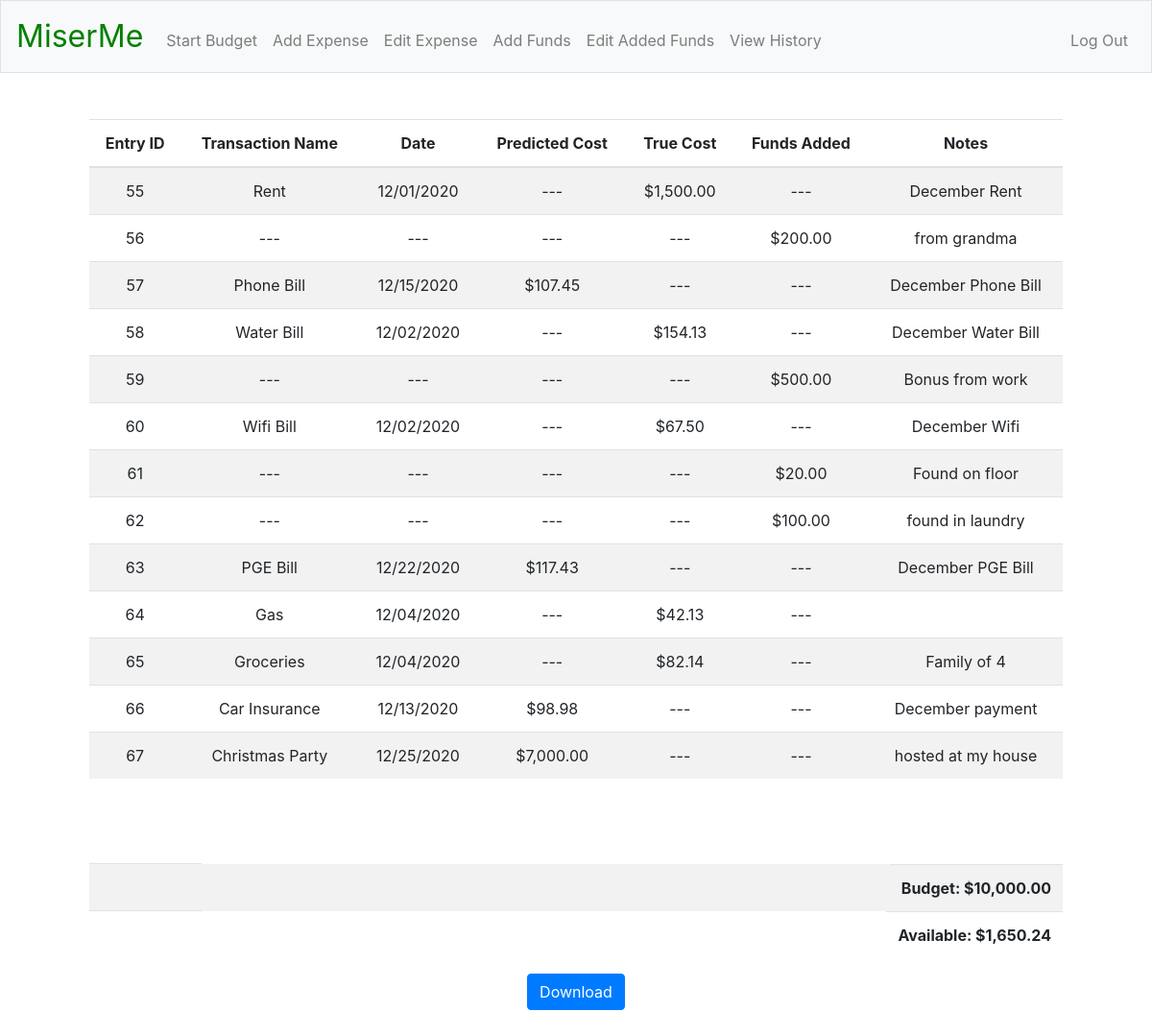
The app's page / (signed in) with its own data.
### tables this page shows
CREATE TABLE finances (
funds_id INTEGER PRIMARY KEY AUTOINCREMENT NOT NULL,
user_id INTEGER NOT NULL,
txn_name TEXT NOT NULL,
date TEXT NOT NULL,
predicted_cost REAL NOT NULL,
true_cost REAL NOT NULL,
funds_added REAL NOT NULL DEFAULT "---",
notes TEXT NOT NULL,
FOREIGN KEY(user_id) REFERENCES registrants(id));

### app.py (the view)
@app.route("/")
@login_required
def index():
    c.execute("SELECT funds_id, txn_name, date, predicted_cost, true_cost, funds_added, notes FROM finances WHERE user_id = :user_id", {"user_id": session["user_id"]})
    rows = c.fetchall()
    funds_snapshot = []
    for row in rows:
        funds_snapshot.append({
            "funds_id": row[0],
            "name": row[1],
            "date": row[2],
            "predict": usd(row[3]),
            "true": usd(row[4]),
            "added": usd(row[5]),
            "notes": row[6]
        })
    c.execute("SELECT funds, budget FROM registrants WHERE id = :user_id", {"user_id": session["user_id"]})
    rows = c.fetchall()
    current_funds = usd(rows[0][0])
    budget = usd(rows[0][1])
    return render_template("index.html", funds_snapshot=funds_snapshot, current_funds=current_funds, budget=budget)

### helpers.py (called while the page is built)
def login_required(f):
    @wraps(f)
    def decorated_functions(*args, **kwargs):
        if session.get("user_id") is None:
            return redirect("/login")
        return f(*args, **kwargs)
    return decorated_functions

def usd(value):
    if isinstance(value, float):
        return f"${value:,.2f}"
    else:
        return value

### templates/index.html (shortened to what this page needs)
{% extends "layout.html" %}
{% block main %}
<div class="col-12">
    <table class="table table-striped">
        <thead>
            <tr>
                <th>Entry ID</th>
                <th>Transaction Name</th>
                <th>Date</th>
                <th>Predicted Cost</th>
                <th>True Cost</th>
                <th>Funds Added</th>
                <th>Notes</th>
            </tr>
        </thead>
        <tbody>
            {% for i in funds_snapshot %}
            <tr>
                <td>{{ i["funds_id"] }}</td>
                <td>{{ i["name"] }}</td>
                <td>{{ i["date"] }}</td>
                <td>{{ i["predict"] }}</td>
                <td>{{ i["true"] }}</td>
                <td>{{ i["added"] }}</td>
                <td>{{ i["notes"] }}</td>
            </tr>
            {% endfor %}
        </tbody>
    </table>
</div>
<br>
<br>
<br>
<div class="col-12">
    <table class="table table-striped">
        <tbody>
            <tr>
                <td colspan="6"></td>
                <td style="font-weight: bold; float: right;">Budget: {{ budget }}</td>
            </tr>
            <tr>
                <td colspan="6"></td>
                <td style="font-weight: bold; float: right;">Available: {{ current_funds }}</td>
            </tr>
        </tbody>
    </table>
</div>
<div class="col-12">
    <a href="/download" class="btn btn-primary" type="button">Download</a>
</div>
{% endblock %}

### records on screen
finances: funds_id "55", name "Rent", date "12/01/2020", predict "---", true "$1,500.00", added "---", notes "December Rent"
finances: funds_id "56", name "---", date "---", predict "---", true "---", added "$200.00", notes "from grandma"
finances: funds_id "57", name "Phone Bill", date "12/15/2020", predict "$107.45", true "---", added "---", notes "December Phone Bill"
finances: funds_id "58", name "Water Bill", date "12/02/2020", predict "---", true "$154.13", added "---", notes "December Water Bill"
finances: funds_id "59", name "---", date "---", predict "---", true "---", added "$500.00", notes "Bonus from work"
finances: funds_id "60", name "Wifi Bill", date "12/02/2020", predict "---", true "$67.50", added "---", notes "December Wifi"
finances: funds_id "61", name "---", date "---", predict "---", true "---", added "$20.00", notes "Found on floor"
finances: funds_id "62", name "---", date "---", predict "---", true "---", added "$100.00", notes "found in laundry"
finances: funds_id "63", name "PGE Bill", date "12/22/2020", predict "$117.43", true "---", added "---", notes "December PGE Bill"
finances: funds_id "64", name "Gas", date "12/04/2020", predict "---", true "$42.13", added "---"
finances: funds_id "65", name "Groceries", date "12/04/2020", predict "---", true "$82.14", added "---", notes "Family of 4"
finances: funds_id "66", name "Car Insurance", date "12/13/2020", predict "$98.98", true "---", added "---", notes "December payment"
finances: funds_id "67", name "Christmas Party", date "12/25/2020", predict "$7,000.00", true "---", added "---", notes "hosted at my house"

### other values on screen
{{ budget }} "$10,000.00"
{{ current_funds }} "$1,650.24"
